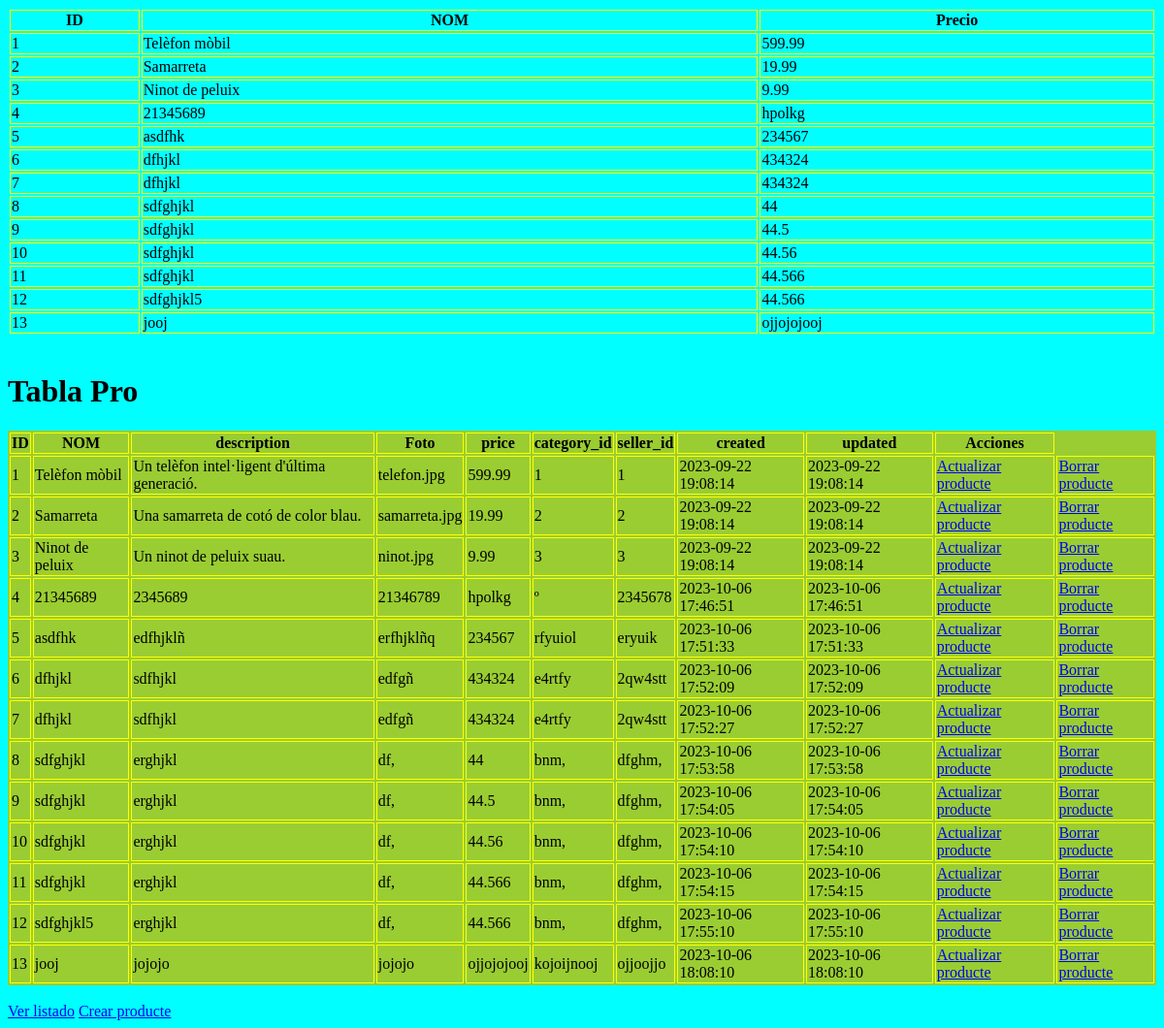
The app's page /products/list, older data.
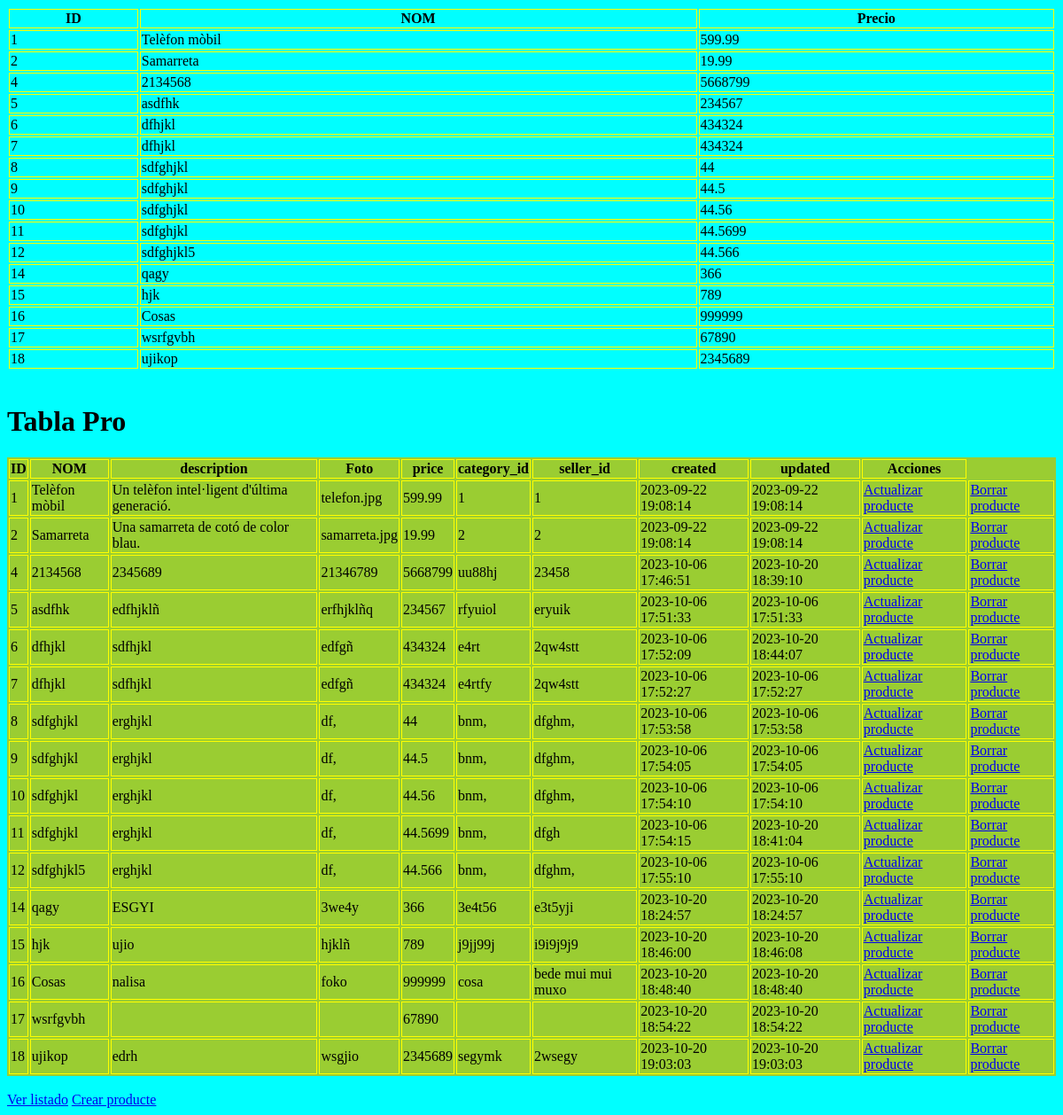
The same page, newer data.
### tables this page shows
CREATE TABLE products (
	id INTEGER PRIMARY KEY AUTOINCREMENT,
	title TEXT,
	description TEXT,
	photo TEXT,
	price DECIMAL(10, 2),
	category_id INTEGER,
	seller_id INTEGER,
	created DATETIME,
	updated DATETIME,
	FOREIGN KEY (category_id) REFERENCES categories(id),
	FOREIGN KEY (seller_id) REFERENCES users(id)
);

### app.py (the view)
@app.route('/products/list')
def products_list():
    with get_db_connection() as con:
        res = con.execute("SELECT * FROM products ORDER BY id ASC")
        products = res.fetchall()
    return render_template('products/list.html', products = products)

### app.py (called while the page is built)
def get_db_connection():
    sqlite3_database_path = "database.db"
    con = sqlite3.connect(sqlite3_database_path)
    con.row_factory = sqlite3.Row
    return con

### templates/products/list.html (shortened to what this page needs)
<!DOCTYPE html>
<html>
<head>
    <link rel="stylesheet" href="{{url_for('static', filename='style.css')}}">
</head>
<body>
	<table>
		<tr>
			<th>ID</th>
			<th>NOM</th>
			<th>Precio</th>
		</tr>
		{% for product in products %}
			<tr>
				<td>{{ product['id'] }}</a></td>
				<td>{{ product['title'] }}</a></td>
				<td>{{ product['price'] }}</a></td>
			</tr>
		{% endfor %}
	</table>
	<br/><h1>Tabla Pro</h1>
	<table class="pro_tabla">
		<tr>
			<th>ID</th>
			<th>NOM</th>
			<th>description</th>
			<th>Foto</th>
			<th>price</th>
			<th>category_id</th>
			<th>seller_id</th>
			<th>created</th>
			<th>updated</th>
			<th>Acciones</th>
		</tr>
		{% for product in products %}
		<tr>
			<td>{{ product['id'] }}</a></td>
			<td>{{ product['title'] }}</a></td>
			<td>{{ product['description'] }}</a></td>
			<td>{{ product['photo'] }}</a></td>
			<td>{{ product['price'] }}</a></td>
			<td>{{ product['category_id'] }}</a></td>
			<td>{{ product['seller_id'] }}</a></td>
			<td>{{ product['created'] }}</a></td>
			<td>{{ product['updated'] }}</a></td>
			<td><a class="action" href="{{ url_for('products_update', id = product['id'])}}">Actualizar producte</a></a></td>
			<td><a class="action" href="{{url_for('products_delete', id = product['id'])}}">Borrar producte</a></a></td>
		</tr>
	{% endfor %}
	</table><br/>
    <a class="action" href="{{url_for('products_list')}}">Ver listado</a>
	<a class="action" href="{{url_for('products_create')}}">Crear producte</a>
</body>
</html>

### static/style.css (style rules this page uses)
body { background-color:aqua; }
table { width: 100%; }
td, th { border: 1px solid yellow; }
.pro_tabla { background-color: yellowgreen; }

Row changes from the older to the newer data that the page shows:
removed products: id "3", title "Ninot de peluix", price "9.99", description "Un ninot de peluix suau.", photo "ninot.jpg", category_id "3", seller_id "3", created "2023-09-22 19:08:14", updated "2023-09-22 19:08:14"
removed products: id "13", title "jooj", price "ojjojojooj", description "jojojo", photo "jojojo", category_id "kojoijnooj", seller_id "ojjoojjo", created "2023-10-06 18:08:10", updated "2023-10-06 18:08:10"
changed products id 4: title "21345689" → "2134568"; price "hpolkg" → "5668799"; category_id "º" → "uu88hj"; seller_id "2345678" → "23458"; updated "2023-10-06 17:46:51" → "2023-10-20 18:39:10"
changed products id 6: category_id "e4rtfy" → "e4rt"; updated "2023-10-06 17:52:09" → "2023-10-20 18:44:07"
changed products id 11: price "44.566" → "44.5699"; seller_id "dfghm," → "dfgh"; updated "2023-10-06 17:54:15" → "2023-10-20 18:41:04"
added products: id "14", title "qagy", price "366", description "ESGYI", photo "3we4y", category_id "3e4t56", seller_id "e3t5yji", created "2023-10-20 18:24:57", updated "2023-10-20 18:24:57"
added products: id "15", title "hjk", price "789", description "ujio", photo "hjklñ", category_id "j9jj99j", seller_id "i9i9j9j9", created "2023-10-20 18:46:00", updated "2023-10-20 18:46:08"
added products: id "16", title "Cosas", price "999999", description "nalisa", photo "foko", category_id "cosa", seller_id "bede mui mui muxo", created "2023-10-20 18:48:40", updated "2023-10-20 18:48:40"
added products: id "17", title "wsrfgvbh", price "67890", created "2023-10-20 18:54:22", updated "2023-10-20 18:54:22"
added products: id "18", title "ujikop", price "2345689", description "edrh", photo "wsgjio", category_id "segymk", seller_id "2wsegy", created "2023-10-20 19:03:03", updated "2023-10-20 19:03:03"
